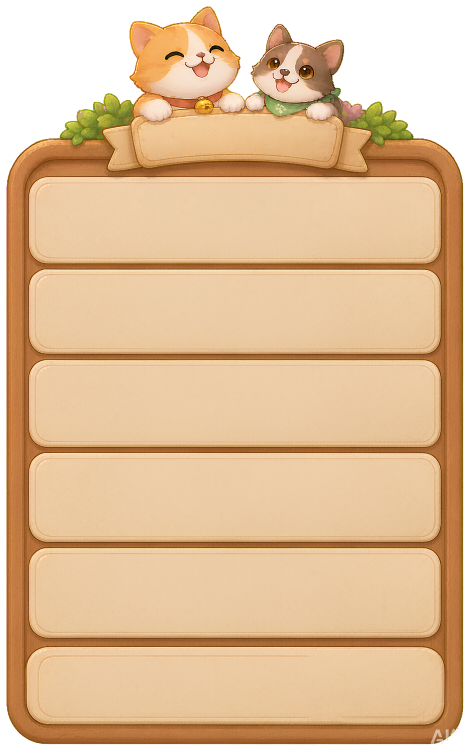
#> input picture assets/resources/art/daily/panel.png, 939 x 1501 px (shown at 1/2 size)
$ python clean-daily-panel.py
#> lines starting #> are read from the running program, lines starting #| are printed output that depends on the picture
#> in main, source is the input picture: PIL image 939x1501 RGBA; mean R, G, B, A 186.9, 152, 113.5, 217.2
"""从只读 panel 采样真实纹理，清除正文内置任务框；不修改源图。"""
from pathlib import Path
import argparse
import hashlib
import json
import uuid
from PIL import Image, ImageChops, ImageStat

ROOT = Path(__file__).resolve().parents[1]
TARGET = ROOT / 'assets/resources/art/daily'
# 多列扫描确认：外侧深框位于 x=45..56 和 883..895；仅修改其间。
RECT = (58, 378, 883, 1420)
SAMPLE = (80, 390, 865, 470)


def generate(source):
    result = source.copy()
    left, top, right, bottom = RECT
    texture = source.crop(SAMPLE)
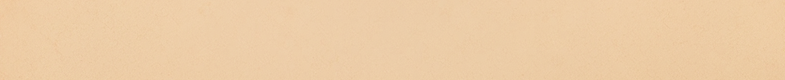
#> texture: PIL image 785x80 RGBA; mean R, G, B, A 236.4, 204.3, 166.3, 255
    for y in range(top, bottom):
        # 镜像往返采样避免块边跳变，保留原图纸面噪声而非纯色填充。
        phase = (y - top) % (texture.height * 2)
        sy = phase if phase < texture.height else texture.height * 2 - phase - 1
        weight = min(1, (y - top) / 16, (bottom - 1 - y) / 16)
        for x in range(left, right):
            phase_x = (x - SAMPLE[0]) % (texture.width * 2)
            sx = phase_x if phase_x < texture.width else texture.width * 2 - phase_x - 1
            old, new = source.getpixel((x, y)), texture.getpixel((sx, sy))
            result.putpixel((x, y), tuple(round(a * (1 - weight) + b * weight) for a, b in zip(old, new)))
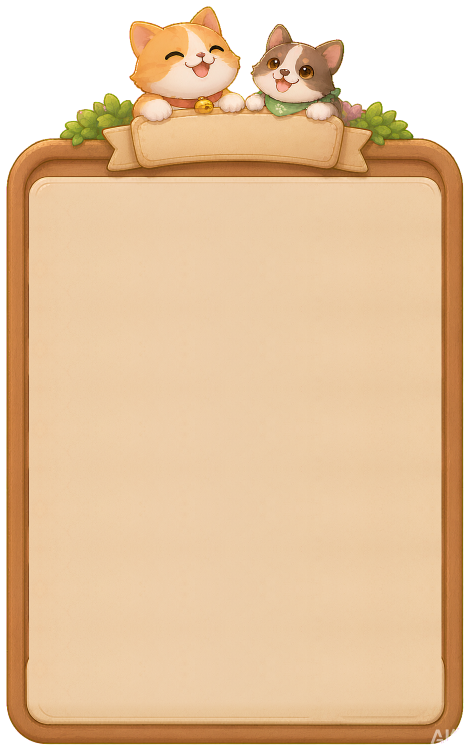
#> result: PIL image 939x1501 RGBA (shown at 1/2 size); mean R, G, B, A 191.9, 159.2, 122.7, 217.2; transparent parts drawn white
    return result


def main():
    parser = argparse.ArgumentParser()
    parser.add_argument('--write', action='store_true')
    args = parser.parse_args()
    source = Image.open(TARGET / 'panel.png').convert('RGBA')
    clean = generate(source)
    dest = TARGET / 'panel-clean.png'
    meta_path = TARGET / 'panel-clean.png.meta'
    if args.write:
        clean.save(dest)
        if not meta_path.exists():
            meta = json.loads((TARGET / 'panel.png.meta').read_text(encoding='utf-8-sig'))
            identity = str(uuid.uuid5(uuid.NAMESPACE_URL, 'catParadise/daily/panel-clean'))
            meta = json.loads(json.dumps(meta).replace(meta['uuid'], identity))
            for sub in meta['subMetas'].values():
                sub['displayName'] = 'panel-clean'
            meta_path.write_text(json.dumps(meta, indent=2) + '\n', encoding='utf-8')
    saved = Image.open(dest).convert('RGBA')
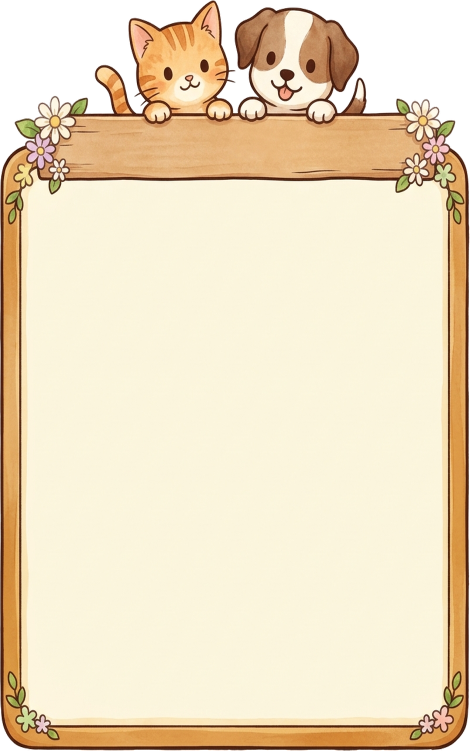
#> input picture assets/resources/art/daily/panel-clean.png, 939 x 1501 px (shown at 1/2 size)
#> saved is the input picture: PIL image 939x1501 RGBA; mean R, G, B, A 214, 197.9, 169.2, 230.2
#> (the run stopped early here; a loop or call above may not have finished)
